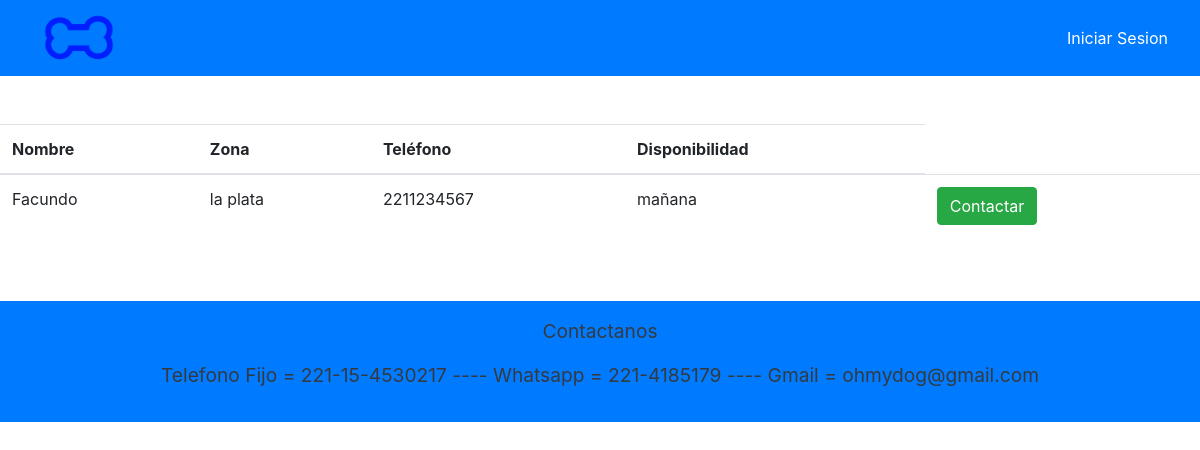
/paseadores, run on an earlier commit of the app's database.
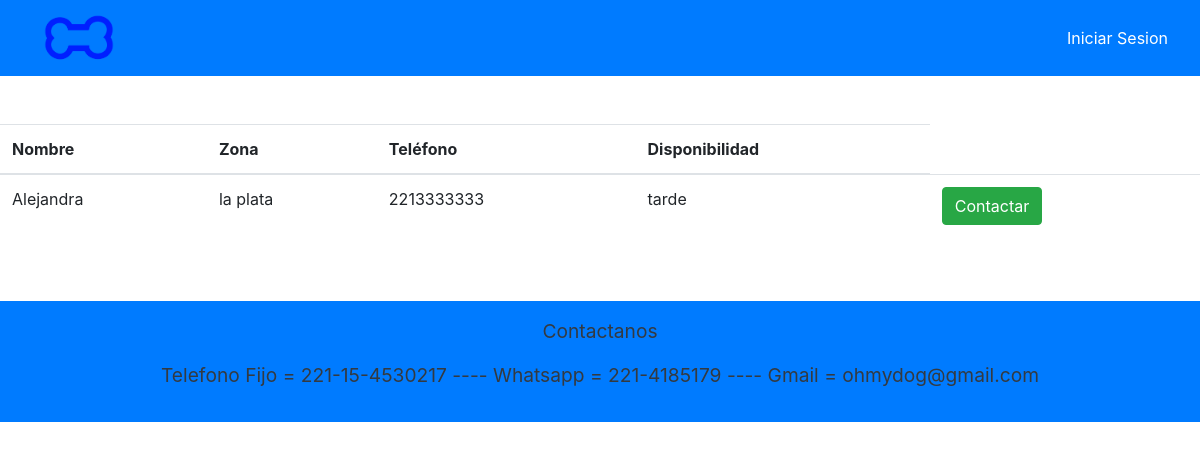
And on a later commit of the database.
### APP/models.py (models this page shows, shortened)
class Paseador(models.Model):
    nombre = models.CharField(max_length=50)
    telefono = models.IntegerField()
    zona = models.CharField(max_length=20)
    disponibilidad = models.CharField(max_length=30)

### APP/views.py (the view)
# urls.py: path('paseadores',views.listarPaseadores,name='paseadores'),
def listarPaseadores(request):
    pasea = Paseador.objects.all()
    context = {'context': pasea,
               'usuario': usuario}
    return render(request, 'paginas/listaPaseadores.html', context)

### APP/templates/paginas/listaPaseadores.html (shortened to what this page needs)
{% extends 'paginas/base.html' %}
{% load static %}
{% block contenido %}
<div class="d-flex justify-content-center flex-column align-items-center">
    {% if context|length == 0 %}
        <p>No hay Paseadores Publicados</p>
    {% else %}
    <table class="table">
        <thead>
          <tr>
            <th>Nombre</th>
            <th>Zona</th>
            <th>Teléfono</th>
            <th>Disponibilidad</th>
          </tr>
        </thead>
        <tbody>
          {% for c in context %}
          <tr>
            <td>{{ c.nombre }}</td>
            <td>{{ c.zona }}</td>
            <td>{{ c.telefono }}</td>
            <td>{{ c.disponibilidad }}</td>
            <td>
                {% if usuario.esCliente %}
                    <a href="./contactarP/{{c.nombre}}/{{c.telefono}}" class="btn btn-success">Contactar</a>
                {% else %}
                    {% if usuario.esVeterinario %}
                        <a href="./borrarP/{{c.telefono}}" class="btn btn-danger">Borrar</a>
                    {% else %}
                        <a href="./contactarPVisit/{{c.nombre}}/{{c.telefono}}" class="btn btn-success">Contactar</a>
                    {% endif %}
                {% endif %}
            </td>
          </tr>
          {% endfor %}
        </tbody>
    </table>
    {% endif %}
</div>
{% endblock %}

What changed in the data, as far as the page shows it:
removed Paseador: nombre "Facundo", zona "la plata", telefono "2211234567", disponibilidad "mañana"
added Paseador: nombre "Alejandra", zona "la plata", telefono "2213333333", disponibilidad "tarde"
